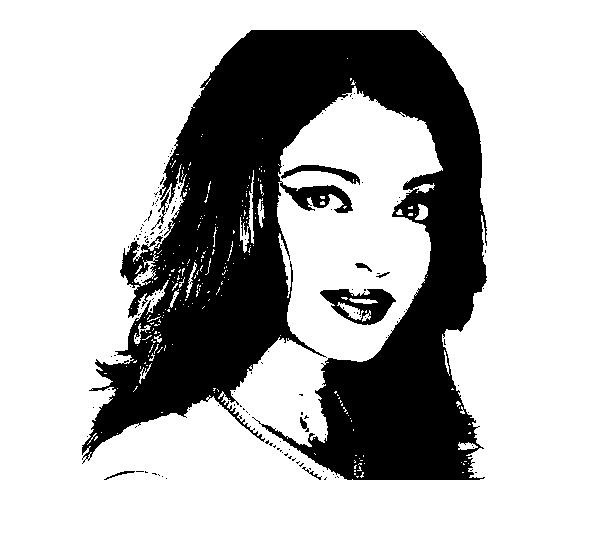
#> input picture pythonProject/Data/girl.jpg, 600 x 536 px
$ python MorphologicalTransformation.py
#> lines starting #> are read from the running program, lines starting #| are printed output that depends on the picture; after the words box and inside, x2 and y2 are one past the last pixel; in counts of white or black regions, pixels touching at a corner belong together
#-------------Morphological Transformations-----------------------

#Morphological transformations are some simple operations based on the image shape.
#It is normally performed on binary images.
# It needs two inputs, 1)- original image, 2)- structuring element(kernel).
#Two more basic Morphological Transformations are
#1) - Opening and 2) - Closing
import  cv2
import numpy as np

# [20 lines of commented-out code are left out]

img = cv2.imread("./Data/girl.jpg",0)
#> img is the input picture: shape (536, 600); min 0, max 255, mean 181.4
_,mask  = cv2.threshold(img,230,255,cv2.THRESH_BINARY_INV)
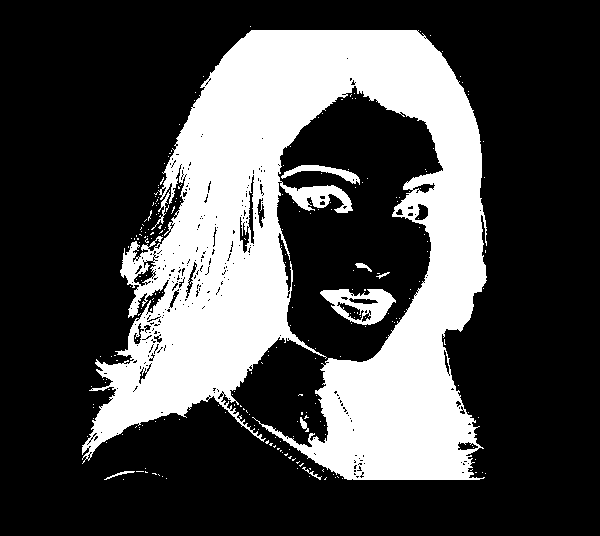
#> mask: shape (536, 600); 29% white; 249 white regions (240 under 20 px), largest, box (x1, y1, x2, y2) and area: (82, 30, 487, 480) 90365, (320, 289, 396, 325) 1401, (281, 165, 360, 185) 507
kernel = np.ones((4,4),np.uint8)#5*5 kernel with full of ones.
e = cv2.erode(mask,kernel)
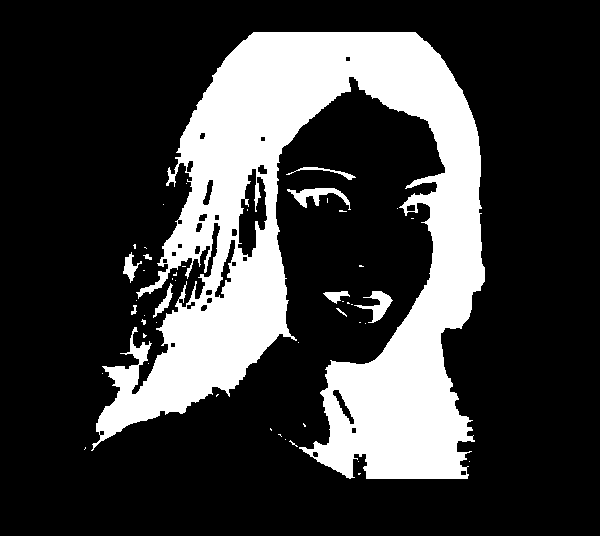
#> e: shape (536, 600); 24.1% white; 48 white regions (38 under 20 px), largest, box (x1, y1, x2, y2) and area: (91, 32, 485, 479) 75601, (287, 188, 351, 210) 516, (354, 291, 393, 323) 452
d = cv2.dilate(mask,kernel)
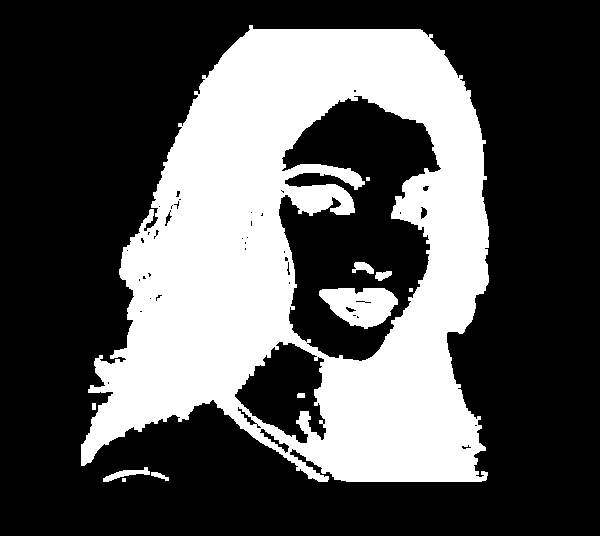
#> d: shape (536, 600); 33.5% white; 11 white regions (3 under 20 px), largest, box (x1, y1, x2, y2) and area: (81, 25, 489, 482) 104808, (319, 288, 398, 329) 2175, (103, 467, 150, 482) 262
o = cv2.morphologyEx(mask,cv2.MORPH_OPEN,kernel)#optional parameter iterations =2
#> o: shape (536, 600); 27.5% white; 19 white regions (2 under 20 px), largest, box (x1, y1, x2, y2) and area: (90, 31, 487, 481) 84876, (322, 290, 395, 326) 1117, (286, 187, 353, 214) 958
c = cv2.morphologyEx(mask,cv2.MORPH_CLOSE,kernel)#optional parameter iterations =2
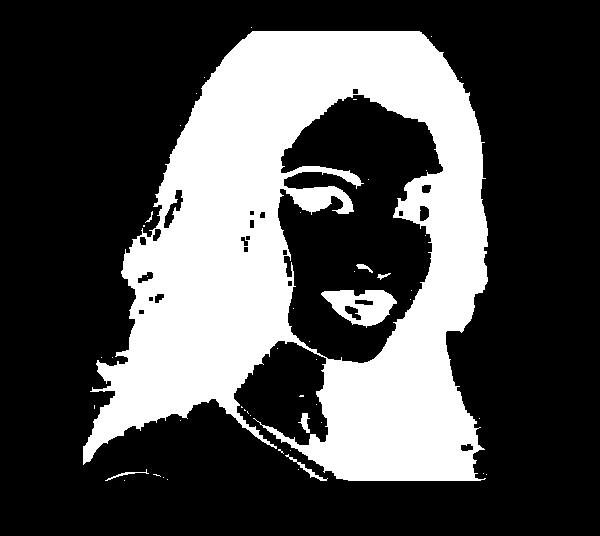
#> c: shape (536, 600); 30.6% white; 49 white regions (41 under 20 px), largest, box (x1, y1, x2, y2) and area: (83, 31, 488, 481) 96050, (321, 290, 397, 328) 1650, (285, 454, 328, 481) 154

x1= cv2.morphologyEx(mask,cv2.MORPH_TOPHAT,kernel)#diff bwetn mask and opening
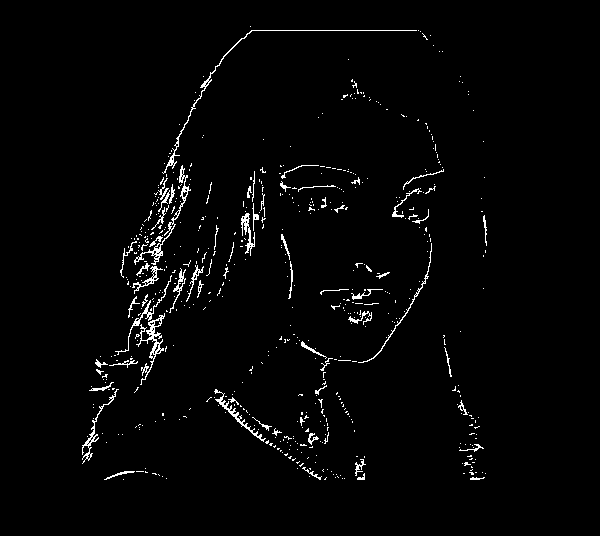
#> x1: shape (536, 600); 2.2% white in thin lines or dots, all inside (x1, y1, x2, y2) = (82, 26, 487, 480)
x2= cv2.morphologyEx(mask,cv2.MORPH_GRADIENT,kernel)#diff bwetn dilation and erosion
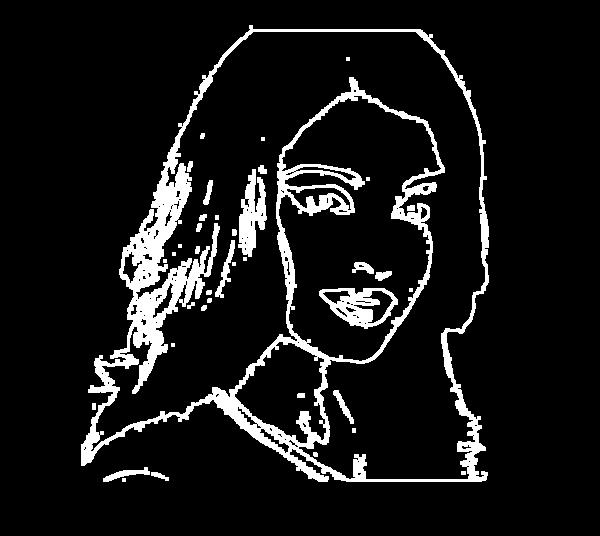
#> x2: shape (536, 600); 9.4% white; 39 white regions (11 under 20 px), largest, box (x1, y1, x2, y2) and area: (81, 25, 489, 482) 25150, (319, 288, 398, 329) 1511, (238, 169, 267, 257) 1415
x3= cv2.morphologyEx(mask,cv2.MORPH_BLACKHAT,kernel) # diff closing and input image
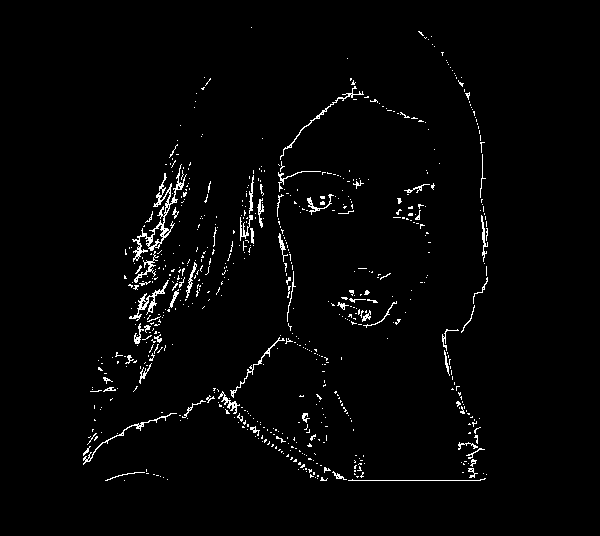
#> x3: shape (536, 600); 2.2% white in thin lines or dots, all inside (x1, y1, x2, y2) = (83, 27, 488, 481)

cv2.imshow("Img",img)
cv2.imshow("Ker",kernel)
cv2.imshow("Mask",mask)
cv2.imshow("Closing",c)
cv2.imshow("Opening",o)
cv2.imshow("x1",x1)
cv2.imshow("x2",x2)
cv2.imshow("x3",x3)


titles = ['image','mask','erosion','dilation','opening','closing','x1','x2','x3']
image = [img,mask,e,d,o,c,x1,x2,x3]
import matplotlib.pyplot as plt
for i in range(9):
    plt.subplot(3,3,i+1)
    plt.imshow(image[i],'gray')
    plt.title(titles[i])
    plt.xticks([]),plt.yticks([])

plt.show()

cv2.waitKey(0)
cv2.destroyAllWindows()
